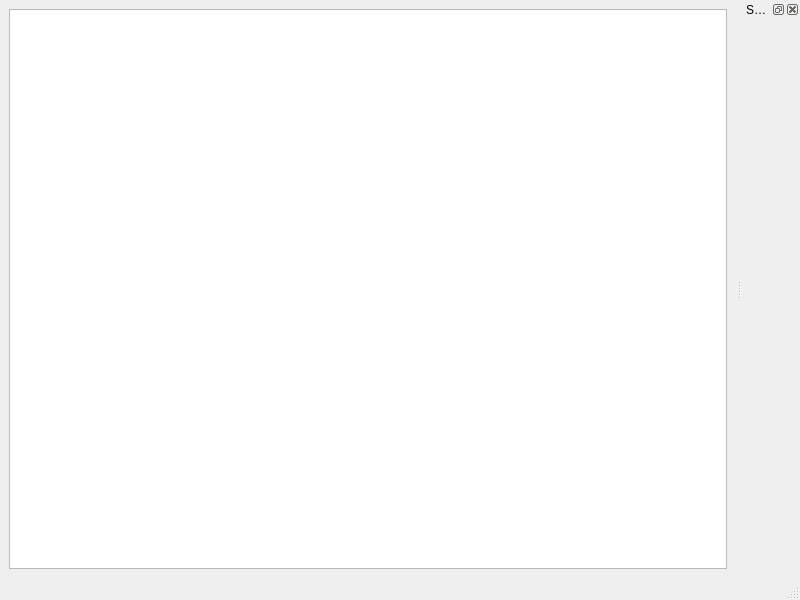
<?xml version="1.0" encoding="UTF-8"?>
<ui version="4.0">
 <class>TrainingSessionWindow</class>
 <widget class="QMainWindow" name="TrainingSessionWindow">
  <property name="geometry">
   <rect>
    <x>0</x>
    <y>0</y>
    <width>800</width>
    <height>600</height>
   </rect>
  </property>
  <property name="windowTitle">
   <string>MainWindow</string>
  </property>
  <widget class="QWidget" name="centralwidget">
   <layout class="QHBoxLayout" name="horizontalLayout">
    <item>
     <widget class="QGraphicsView" name="graphicsView"/>
    </item>
   </layout>
  </widget>
  <widget class="QMenuBar" name="menubar">
   <property name="geometry">
    <rect>
     <x>0</x>
     <y>0</y>
     <width>800</width>
     <height>21</height>
    </rect>
   </property>
  </widget>
  <widget class="QStatusBar" name="statusbar"/>
  <widget class="QDockWidget" name="dockWidget">
   <property name="windowTitle">
    <string>Session controls</string>
   </property>
   <attribute name="dockWidgetArea">
    <number>2</number>
   </attribute>
   <widget class="QWidget" name="dockWidgetContents"/>
  </widget>
 </widget>
 <resources/>
 <connections/>
</ui>
